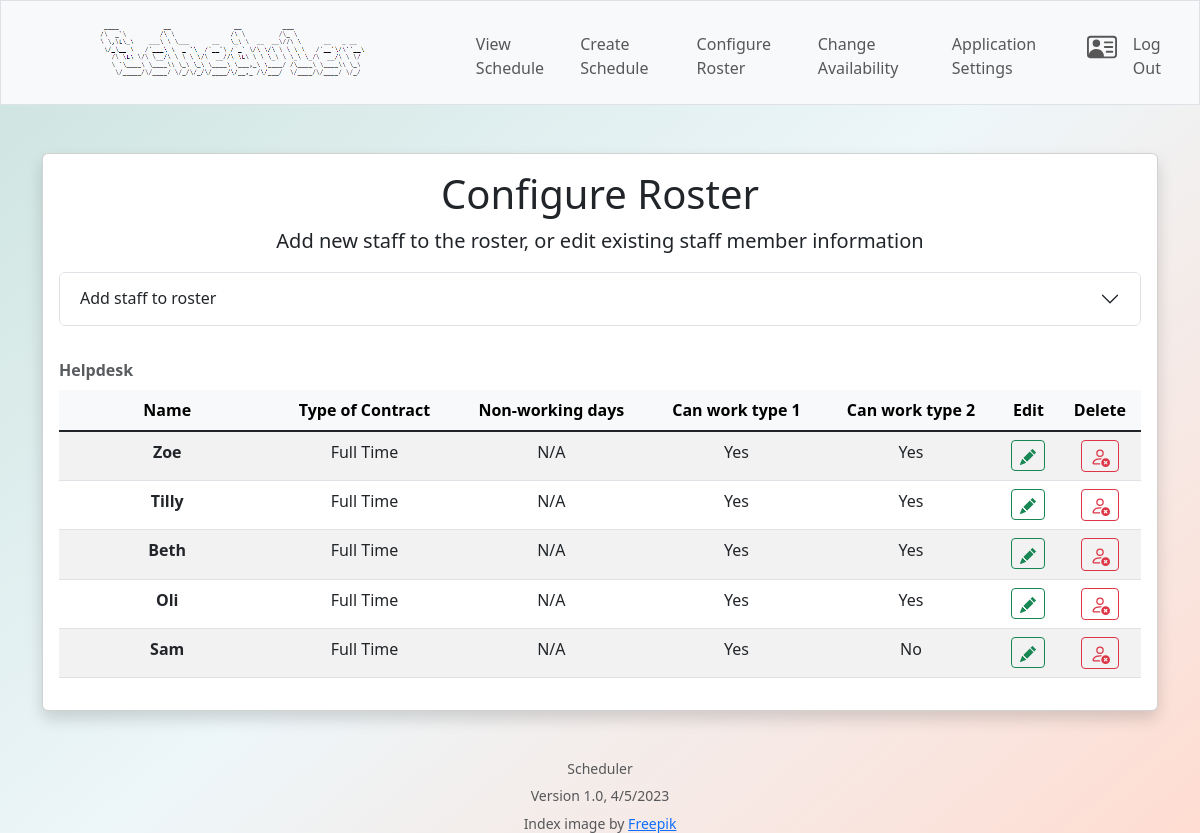
The app's page /roster (signed in) with its own data.
### tables this page shows
CREATE TABLE staff (id INTEGER PRIMARY KEY AUTOINCREMENT NOT NULL,
name TEXT NOT NULL,
contract TEXT NOT NULL,
nonworking_days TEXT,
cando1 TEXT NOT NULL,
cando2 TEXT NOT NULL);

### app.py (the view, shortened to what this page needs)
@login_required
@app.route("/roster", methods=["GET", "POST"])
def roster():
    rows = db.execute("SELECT is_admin FROM users WHERE id = (?);", session["user_id"])
    is_admin = rows[0]["is_admin"]
    if request.method == "GET":
        staff = db.execute("SELECT * FROM staff")
        return render_template("roster.html", staff=staff, is_admin=is_admin)

### app.py (called while the page is built)
@app.after_request
def after_request(response):
    response.headers["Cache-Control"] = "no-cache, no-store, must-revalidate"
    response.headers["Expires"] = 0
    response.headers["Pragma"] = "no-cache"
    return response

### templates/roster.html (shortened to what this page needs)
{% extends "layout.html" %}
{% block main %}
    <div class="container-md text-center">
        <div class="row">
            <div class="col align-self-center">
                <div id="roster" class="card text-center shadow">
                    <div class="card-body">
                        <h1 class="display-6">Configure Roster</h1>
                        <p class="lead">Add new staff to the roster, or edit existing staff member information</p>
                        <form action="/roster" method="post">
                        <div class="accordion" id="add_staff">
                            <div class="accordion-item">
                                <h2 class="accordion-header">
                                <button class="accordion-button collapsed" type="button" data-bs-toggle="collapse" data-bs-target="#collapseOne" aria-expanded="false" aria-controls="collapseOne">
                                    Add staff to roster
                                </button>
                                </h2>
                                </div>
                                </div>
                            </div>
                        </div>
                    <br>
                    <table class="table caption-top table-striped">
                        <caption><strong>Helpdesk</strong></caption>
                        <thead class="table-light">
                            <tr>
                                <th scope="col" style="width: 20%">Name</th>
                                <th scope="col">Type of Contract</th>
                                <th scope="col">Non-working days</th>
                                <th scope="col">Can work type 1</th>
                                <th scope="col">Can work type 2</th>
                                <th scope="col">Edit</th>
                                <th scope="col">Delete</th>
                            </tr>
                        </thead>
                        <tbody class="table-group-divider">
                            {% for staff in staff %}
                                <tr>
                                    <th scope="row">{{ staff['name'] }}</th>
                                    <td scope="row">
                                        {% if staff['contract'] == 'F' %}
                                            Full Time
                                        {% elif staff['contract'] == 'P' %}
                                            Part Time
                                        {% endif %}
                                    </td>
                                    <td scope="row">
                                        {% if staff['nonworking_days'] == None %}
                                            N/A
                                        {% else %}
                                            {{ staff['nonworking_days'] | nicerptdisplay }}
                                        {% endif %}
                                    </td>
                                    <td scope="row">
                                        {% if staff['cando1'] == 'y' %}
                                            Yes
                                        {% else %}
                                            No
                                        {% endif %}
                                    </td>
                                    <td scope="row">
                                        {% if staff['cando2'] == 'y' %}
                                            Yes
                                        {% else %}
                                            No
                                        {% endif %}
                                    </td>
                                    <td scope="row">
                                        <button type="button" class="btn btn-outline-success btn-sm">
                                            <svg xmlns="http://www.w3.org/2000/svg" width="16" height="16" fill="currentColor" class="bi bi-pencil-fill" data-bs-toggle="collapse" data-bs-target="#collapse{{ staff['name'] }}" aria-expanded="false" aria-controls="collapseExample" viewBox="0 0 16 16">
                                                <path d="M12.854.146a.5.5 0 0 0-.707 0L10.5 1.793 14.207 5.5l1.647-1.646a.5.5 0 0 0 0-.708l-3-3zm.646 6.061L9.793 2.5 3.293 9H3.5a.5.5 0 0 1 .5.5v.5h.5a.5.5 0 0 1 .5.5v.5h.5a.5.5 0 0 1 .5.5v.5h.5a.5.5 0 0 1 .5.5v.207l6.5-6.5zm-7.468 7.468A.5.5 0 0 1 6 13.5V13h-.5a.5.5 0 0 1-.5-.5V12h-.5a.5.5 0 0 1-.5-.5V11h-.5a.5.5 0 0 1-.5-.5V10h-.5a.499.499 0 0 1-.175-.032l-.179.178a.5.5 0 0 0-.11.168l-2 5a.5.5 0 0 0 .65.65l5-2a.5.5 0 0 0 .168-.11l.178-.178z"/>
                                            </svg>
                                        </button>
                                        </div>
                                    </td>
                                    <td scope="row">
                                        <button type="button" class="btn btn-outline-danger btn-sm" onClick="deleteStaff({{ staff['id'] }})">
                                        </button>
                                    </td>
                                </tr>
                            {% endfor %}
{% endblock %}

### templates/layout.html (shortened to what this page needs)
<!DOCTYPE html>
<html lang="en">
    <head>
        <link href="https://cdn.jsdelivr.net/npm/bootstrap@5.3.0-alpha3/dist/css/bootstrap.min.css" rel="stylesheet">
        <link href="/static/styles.css" rel="stylesheet">
    </head>
    <body class="active">
        <nav class="bg-light border navbar navbar-expand-md navbar-light">
            <div class="container-fluid">
                <a  class="navbar-brand" href="/"><img id="sched" src="/static/Scheduler.png"></a>
                <div class="collapse navbar-collapse" id="navbar">
                    {% if session["user_id"] %}
                        <ul class="navbar-nav me-auto mt-2">
                            <li class="nav-item"><a class="nav-link" href="{{ url_for('view', month_num='#') }}">View Schedule</a></li>
                            <li class="nav-item"><a class="nav-link" href="/create">Create Schedule</a></li>
                            {% if is_admin == 1 %}
                            <li class="nav-item"><a class="nav-link" href="/roster">Configure Roster</a></li>
                            {% endif %}
                            <li class="nav-item"><a class="nav-link" href="{{ url_for('availability') }}">Change Availability</a></li>
                        </ul>
                        <ul class="navbar-nav ms-auto mt-2">
                            {% if is_admin == 1 %}
                            <li class="nav-item"><a class="nav-link" href="/app_settings">Application Settings</a></li>
                            {% endif %}
                            <li class="nav-item">
                                <a class="nav-link" href="/settings">
                                </a>
                            </li>
                            <li class="nav-item"><a class="nav-link" href="/logout">Log Out</a></li>
                        </ul>
                    {% else %}
                        <ul class="navbar-nav ms-auto mt-2">
                            <li class="nav-item"><a class="nav-link" href="/register">Register</a></li>
                            <li class="nav-item"><a class="nav-link" href="/login">Log In</a></li>
                        </ul>
                    {% endif %}
                </div>
            </div>
        </nav>
        <main class="container-fluid py-5 text-center">
            {% block main %}{% endblock %}
        </main>
        <footer class="mb-5 small text-center text-muted">
            <h6>
                <small class="text-body-secondary">Scheduler</small>
            </h6>
            <h6>
                <small class="text-body-secondary">Version 1.0, 4/5/2023</small>
            </h6>
            <h6>
                <small class="text-body-secondary">
                    Index image by <a href="https://www.freepik.com/free-vector/colorful-hand-drawn-productivity-concept_3271325.htm#query=productivity%20icon&position=0&from_view=keyword&track=ais">Freepik</a>
                </small>
            </h6>
        </footer>
    </body>
</html>

### static/styles.css (style rules this page uses)
html { height: 100%; }
#sched { transform: scale(0.6); max-width: 100%; height: auto; }
body { background: linear-gradient(320deg, #ffddd2, #edf6f9, #cce3de); }

### records on screen
staff: name "Zoe", contract "Full Time", cando1 "Yes", cando2 "Yes"
staff: name "Tilly", contract "Full Time", cando1 "Yes", cando2 "Yes"
staff: name "Beth", contract "Full Time", cando1 "Yes", cando2 "Yes"
staff: name "Oli", contract "Full Time", cando1 "Yes", cando2 "Yes"
staff: name "Sam", contract "Full Time", cando1 "Yes", cando2 "No"
